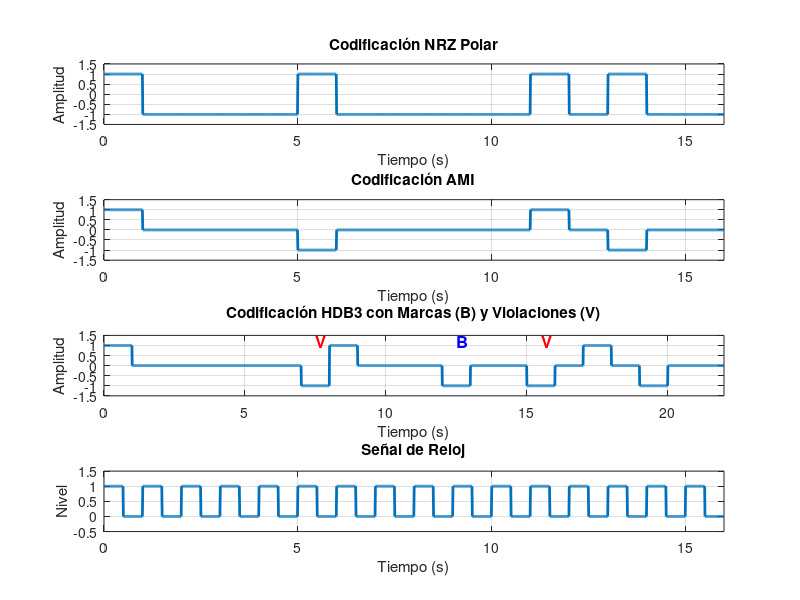

Source code (MATLAB):
clc; clear; close all;

%% 1. Parámetros y secuencia binaria
bits = [1 0 0 0 0 1 0 0 0 0 0 1 0 1 0 0];
Tb = 1;
fs = 100;
t = 0:1/fs:Tb - 1/fs;
half = length(t)/2;
N = length(bits);

%% 2. Inicialización de señales
nrz = []; time_nrz = [];
ami = []; time_ami = [];
hdb3 = []; time_hdb3 = [];
clock = []; time_clk = [];

%% Control para AMI y HDB3
ami_level = 1;
last_level = 1;
pulse_count = 0;
zero_buffer = 0;

%% Para anotar marcas y violaciones
marcas_time = [];
violaciones_time = [];

%% 3. Codificación
i = 1;
while i <= N
    % Tiempo base del bit actual
    tbit_base = (length(nrz)/fs);

    % === NRZ Polar ===
    nrz_val = bits(i)*2 - 1;
    nrz = [nrz nrz_val * ones(1, length(t))];
    time_nrz = [time_nrz t + tbit_base];

    % === AMI ===
    if bits(i) == 1
        ami = [ami ami_level * ones(1, length(t))];
        ami_level = -ami_level;
    else
        ami = [ami zeros(1, length(t))];
    end
    time_ami = [time_ami t + tbit_base];

    % === Señal de reloj ===
    clk = [ones(1, half), zeros(1, half)];
    clock = [clock clk];
    time_clk = [time_clk t(1:length(clk)) + (length(clock)-length(clk))/fs];

    % === HDB3 ===
    if bits(i) == 1
        % Bit 1 normal
        hdb3 = [hdb3 last_level * ones(1, length(t))];
        time_hdb3 = [time_hdb3 t + (length(hdb3)/fs - length(t)/fs)];
        last_level = -last_level;
        pulse_count = pulse_count + 1;
        zero_buffer = 0;
        i = i + 1;
    else
        zero_buffer = zero_buffer + 1;
        if zero_buffer == 4
            start_t = length(hdb3)/fs;
            if mod(pulse_count, 2) == 0
                % Sustitución B00V
                % B
                hdb3 = [hdb3 last_level * ones(1, length(t))];
                time_hdb3 = [time_hdb3 t + start_t];
                marcas_time(end+1) = start_t + Tb/2;

                pulse_count = pulse_count + 1;

                % 0, 0
                for k = 1:2
                    hdb3 = [hdb3 zeros(1, length(t))];
                    time_hdb3 = [time_hdb3 t + (length(hdb3)/fs - length(t)/fs)];
                end

                % V
                hdb3 = [hdb3 last_level * ones(1, length(t))]; % misma polaridad que B
                time_hdb3 = [time_hdb3 t + (length(hdb3)/fs - length(t)/fs)];
                violaciones_time(end+1) = (length(hdb3)/fs - length(t)/fs) + Tb/2;
                last_level = -last_level;
            else
                % Sustitución 000V
                for k = 1:3
                    hdb3 = [hdb3 zeros(1, length(t))];
                    time_hdb3 = [time_hdb3 t + (length(hdb3)/fs - length(t)/fs)];
                end
                hdb3 = [hdb3 last_level * ones(1, length(t))]; % misma polaridad
                time_hdb3 = [time_hdb3 t + (length(hdb3)/fs - length(t)/fs)];
                violaciones_time(end+1) = (length(hdb3)/fs - length(t)/fs) + Tb/2;
                last_level = -last_level;
            end
            zero_buffer = 0;
            i = i + 1;
        else
            % Bit 0 común
            hdb3 = [hdb3 zeros(1, length(t))];
            time_hdb3 = [time_hdb3 t + (length(hdb3)/fs - length(t)/fs)];
            i = i + 1;
        end
    end
end

figure;

subplot(4,1,1);
plot(time_nrz, nrz, 'LineWidth', 2);
title('Codificación NRZ Polar');
xlabel('Tiempo (s)'); ylabel('Amplitud');
axis([0 max(time_nrz) -1.5 1.5]); grid on;

subplot(4,1,2);
plot(time_ami, ami, 'LineWidth', 2);
title('Codificación AMI');
xlabel('Tiempo (s)'); ylabel('Amplitud');
axis([0 max(time_ami) -1.5 1.5]); grid on;

subplot(4,1,3);
plot(time_hdb3, hdb3, 'LineWidth', 2); hold on;
title('Codificación HDB3 con Marcas (B) y Violaciones (V)');
xlabel('Tiempo (s)'); ylabel('Amplitud');
axis([0 max(time_hdb3) -1.5 1.5]); grid on;

for k = 1:length(marcas_time)
    text(marcas_time(k), 1.2, 'B', 'FontWeight', 'bold', 'Color', 'blue', 'FontSize', 12);
end
for k = 1:length(violaciones_time)
    text(violaciones_time(k), 1.2, 'V', 'FontWeight', 'bold', 'Color', 'red', 'FontSize', 12);
end

subplot(4,1,4);
plot(time_clk, clock, 'LineWidth', 2);
title('Señal de Reloj');
xlabel('Tiempo (s)'); ylabel('Nivel');
axis([0 max(time_clk) -0.5 1.5]); grid on;
